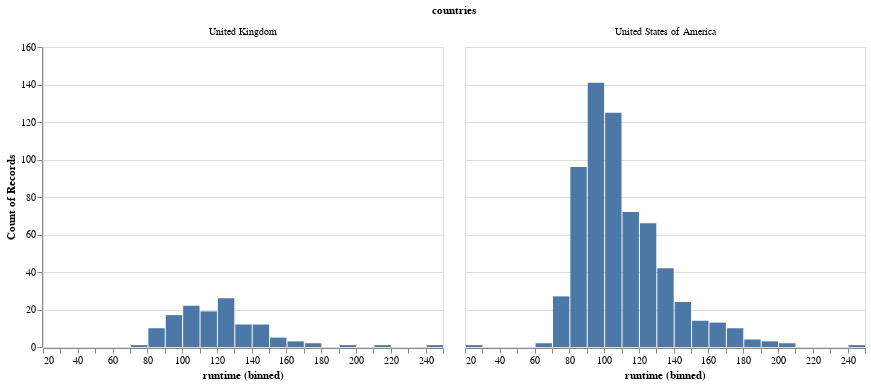

Notebook cell for this chart:
### Markdown cell above
What if we want to facet the histogram by country?
Since the `'country'` column consists of lists with one or more labels,
we need to unpack these list so that we have one country in each row.
This means that movies that have multiple production countries, 
will be duplicated in the dataframe and counted once per country.
In this case,
this is the most sensible thing to do,
but in general it is good to be careful when doing an operation like this
since it could lead to unwanted replicates
(and we would not want to have duplicated rows 
if we are not faceting or coloring by that variable).

Unpacking a list is done via the [`explode` method of pandas dataframes](https://pandas.pydata.org/pandas-docs/stable/reference/api/pandas.DataFrame.explode.html)
and there is a illustrative example in the documentation to help understand the outcome of this operation:

![image.png](attachment:ac51a16d-f948-4ace-a534-5690bc225ffa.png)

### Code cell
boom_countries = movies.explode('countries')
(alt.Chart(boom_countries).mark_bar().encode(
    alt.X('runtime', bin=alt.Bin(maxbins=30)),
    y='count()')
 .facet('countries'))

### Figure 1 — Vega-Lite specification as saved in the notebook (floating-point values rounded to 4 significant figures; data arrays with more than 128 entries replaced by an {"elided": "..."} marker saying what was removed)
{"config": {"view": {"continuousWidth": 400, "continuousHeight": 300}}, "data": {"name": "data-f5774b5ceb89537366daf8b65623d9be"}, "facet": {"type": "nominal", "field": "countries"}, "spec": {"mark": "bar", "encoding": {"x": {"type": "quantitative", "bin": {"maxbins": 30}, "field": "runtime"}, "y": {"type": "quantitative", "aggregate": "count"}}}, "$schema": "https://vega.github.io/schema/vega-lite/v4.8.1.json", "datasets": {"data-f5774b5ceb89537366daf8b65623d9be": {"elided": "775 records"}}}
